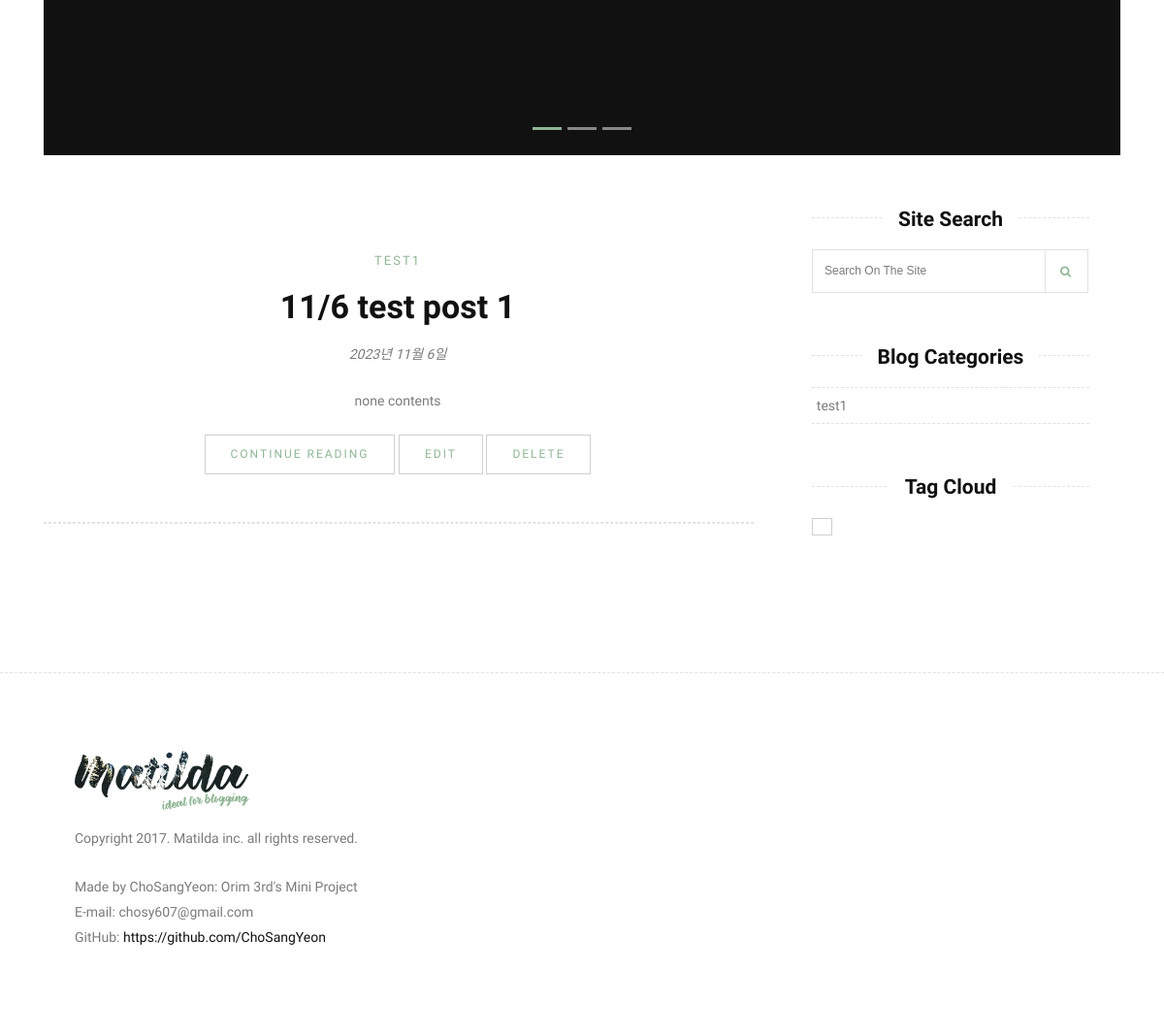
The page /blog/ (lower part) on the database as committed earlier.
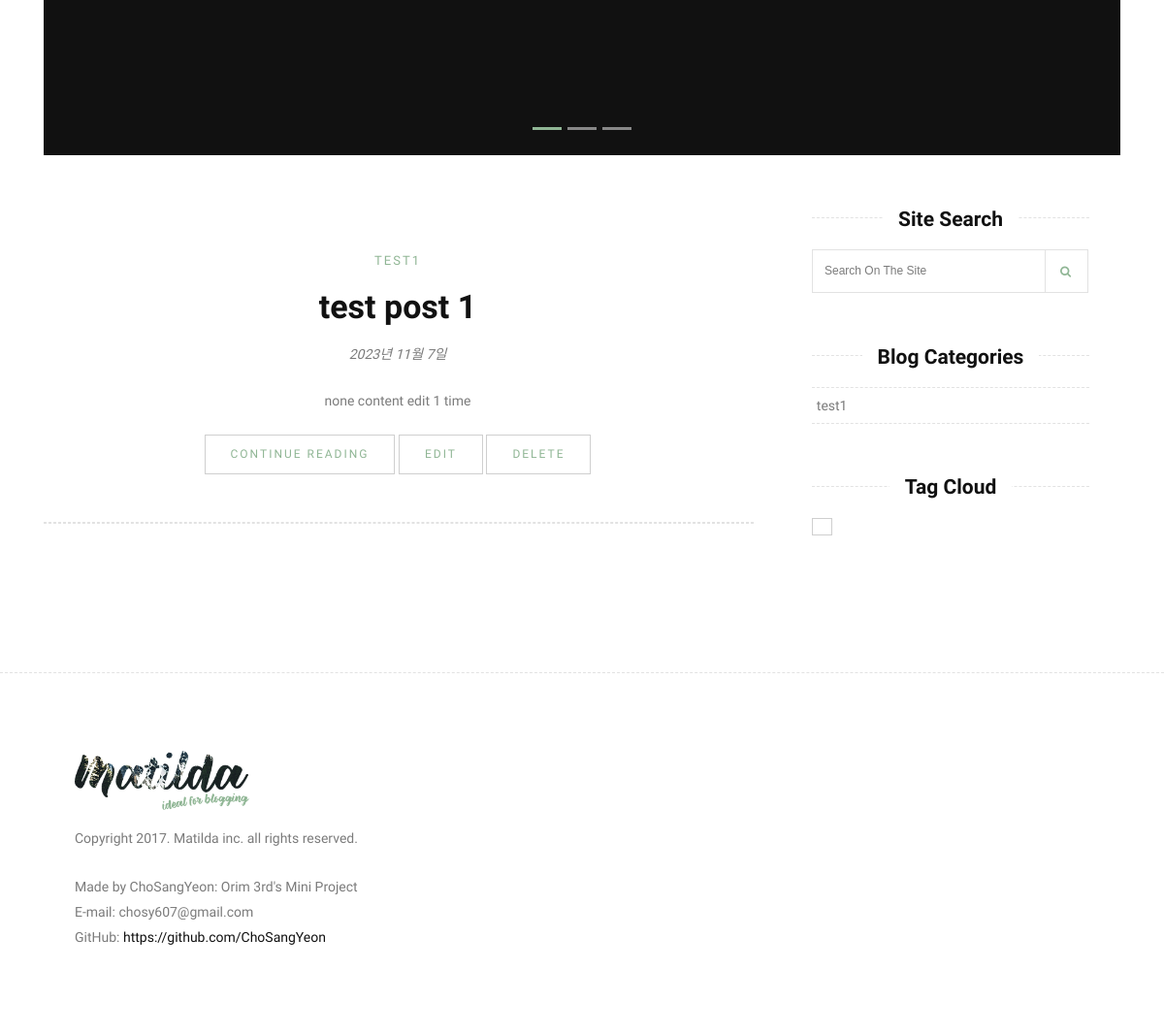
The same page on the database as committed later.
### blog/models.py (models this page shows, shortened)
class Post(models.Model):
    author = models.ForeignKey(User, on_delete=models.CASCADE, related_name='posts')
    title = models.CharField(max_length=100)
    content = models.TextField()
    thumb_image = models.ImageField(upload_to='blog/images/%Y/%m/%d/', blank=True)
    file_upload = models.FileField(upload_to='blog/files/%Y/%m/%d/', blank=True)
    created_at = models.DateTimeField(auto_now_add=True)
    updated_at = models.DateField(auto_now=True)
    view_count = models.PositiveIntegerField(default=0)
    tags = models.ManyToManyField('Tag', blank=True)
    viewed_by = models.ManyToManyField(User, blank=True)
    category = models.ForeignKey('Category', on_delete=models.SET_NULL, null=True, blank=True)

class Category(models.Model):
    name = models.CharField(max_length=50, unique=True)
    def __str__(self):
        return self.name

### blog/views.py (the view)
class PostListView(ListView):
    model = Post
    template_name = 'post_list.html'
    context_object_name = 'post_list'
    ordering = ['-created_at']
    def get_queryset(self):
        qs = super().get_queryset()
        q = self.request.GET.get('q', '')
        if q:
            qs = qs.filter(title__icontains=q)
        return qs

### templates/blog/post_list.html (shortened to what this page needs)
{% extends 'base.html' %}
{% block content %}
{% load static %}
<section class="slider-section">
    <div class="container">
        <div class="row">
            <div class="col-md-12">
                <div class="bd-example">
                    <div id="carouselExampleCaptions" class="carousel slide" data-ride="carousel">
                        <ol class="carousel-indicators">
                            <li data-target="#carouselExampleCaptions" data-slide-to="0" class="active"></li>
                            <li data-target="#carouselExampleCaptions" data-slide-to="1"></li>
                            <li data-target="#carouselExampleCaptions" data-slide-to="2"></li>
                        </ol>
                        <div class="carousel-inner" role="listbox">
                            <div class="carousel-item active">
                            </div>
                        </div>
                    </div>
                </div>
            </div>
        </div>
    </div>
</section>
<section class="site-section">
    <div class="container">
        <div class="row">
            <div class="content col-lg-8">
                {% for post in post_list %}
                <div class="blog-box clearfix">
                    <div class="blog-desc text-center">
                        <span class="cat-title">{{ post.category }}</span>
                        <h4><a href="{% url 'blog:post_detail' post.pk %}" title="">{{ post.title }}</a></h4>
                        <div class="blog-meta">
                            <p>{{ post.updated_at }}</p>
                        </div>
                        <p>{{ post.content }}</p>
                        <div class="blog-bottom text-center">
                            <a href="{% url 'blog:post_detail' post.pk %}" class="btn btn-primary">Continue Reading</a>
                            <a href="{% url 'blog:post_edit' post.pk %}" class="btn btn-primary">edit</a>
                            <a href="{% url 'blog:post_delete' post.pk %}" class="btn btn-primary">delete</a>
                        </div>
                        <div class="blog-social clearfix"><hr></div>
                    </div>
                </div>
                {% endfor %}
            </div>
            <div class="sidebar col-lg-4">
                <div class="widget clearfix">
                    <div class="widget-title">
                        <h3><span>Site Search</span></h3>
                    </div>
                    <form action="" method="GET" class="form-inline search-form">
                        <div class="form-group">
                            <input type="text" class="form-control" placeholder="Search on the site" name="q" value="{{ request.GET.q }}">
                            <button type="submit" class="btn btn-primary"><i class="fa fa-search"></i></button>
                        </div>
                    </form>
                </div>
                <div class="widget clearfix">
                    <div class="widget-title">
                        <h3><span>Blog Categories</span></h3>
                    </div>
                    <div class="category-widget">
                        <ul>
                            {% for post in post_list %}
                            <li><a href="{% url 'blog:post_detail' post.pk %}">{{ post.category }}</a></li>
                            {% endfor %}
                        </ul>
                    </div>
                </div>
                <div class="widget clearfix">
                    <div class="widget-title">
                        <h3><span>Tag Cloud</span></h3>
                    </div>
                    <div class="tag-widget">
                        {% for post in post_list %}
                            <a href="{% url 'blog:post_detail' post.pk %}">{{ post.tag }}</a>
                        {% endfor %}
                    </div>
                </div>
            </div>
        </div>
    </div>
</section>
{% endblock %}

Rows that differ between the two databases and show on the page:
changed Post "test1": title "11/6 test post 1" → "test post 1"; updated_at "2023년 11월 6일" → "2023년 11월 7일"; content "none contents" → "none content edit 1 time"
